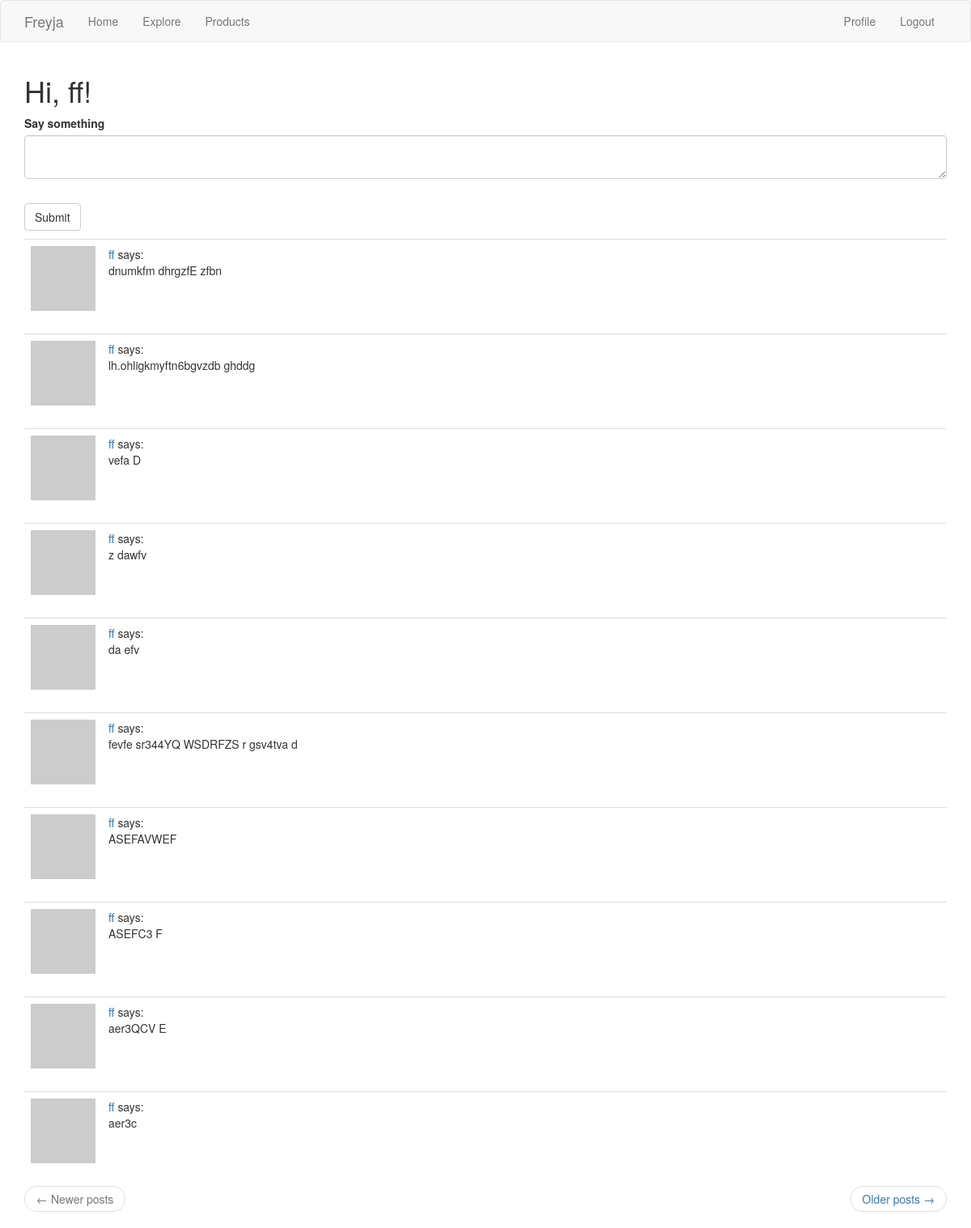
The app's page /index (signed in) with its own data.
### app/models.py (models this page shows, shortened)
class User(UserMixin, db.Model):
    id = db.Column(db.Integer, primary_key=True)
    username = db.Column(db.String(64), index=True, unique=True)
    customername = db.Column(db.String(255), index=True)
    lastname = db.Column(db.String(255), index=True)
    middlename = db.Column(db.String(255))
    firstname = db.Column(db.String(255), index=True)
    email = db.Column(db.String(120), index=True, unique=True)
    password_hash = db.Column(db.String(128))
    about_me = db.Column(db.String(255))
    last_seen = db.Column(db.DateTime, default=datetime.utcnow)
    address = db.Column(db.String(255), index=True)
    city = db.Column(db.String(255), index=True)
    postalcode = db.Column(db.String(255), index=True)
    country = db.Column(db.String(255), index=True)
    orders = db.relationship('Order', backref='customer', lazy='dynamic')
    posts = db.relationship('Post', backref='author', lazy='dynamic')
    followed = db.relationship(
        'User', secondary=followers,
        primaryjoin=(followers.c.follower_id == id),
        secondaryjoin=(followers.c.followed_id == id),
        backref=db.backref('followers', lazy='dynamic'), lazy='dynamic')
    def avatar(self, size):
        digest = md5(self.email.lower().encode('utf-8')).hexdigest()
        return 'https://www.gravatar.com/avatar/{}?d=identicon&s={}'.format(
            digest, size)
    def followed_posts(self):
        followed = Post.query.join(
            followers, (followers.c.followed_id == Post.user_id)).filter(
                followers.c.follower_id == self.id)
        own = Post.query.filter_by(user_id=self.id)
        return followed.union(own).order_by(Post.timestamp.desc())

class Post(db.Model):
    body = db.Column(db.String(140))
    id = db.Column(db.Integer, primary_key=True)
    timestamp = db.Column(db.DateTime, index=True, default=datetime.utcnow)
    user_id = db.Column(db.Integer, db.ForeignKey('user.id'))

### app/routes.py (the view)
@app.route('/', methods=['GET', 'POST'])
@app.route('/index', methods=['GET', 'POST'])
@login_required
def index():
    form = PostForm()
    if form.validate_on_submit():
        post = Post(body=form.post.data, author=current_user)
        db.session.add(post)
        db.session.commit()
        flash('Your post is now live!')
        return redirect(url_for('index'))
    page = request.args.get('page', 1, type=int)
    posts = current_user.followed_posts().paginate(
        page, app.config['POSTS_PER_PAGE'], False)
    next_url = url_for('index', page=posts.next_num) \
        if posts.has_next else None
    prev_url = url_for('index', page=posts.prev_num) \
        if posts.has_prev else None
    return render_template('index.html', title='Home', form=form,
                           posts=posts.items, next_url=next_url,
                           prev_url=prev_url)

### app/forms.py
class PostForm(FlaskForm):
    post = TextAreaField('Say something', validators=[
        DataRequired(), Length(min=1, max=140)])
    submit = SubmitField('Submit')

### app/models.py (called while the page is built)
@login.user_loader
def load_user(id):
    return User.query.get(int(id))

### app/routes.py (called while the page is built)
@app.before_request
def before_request():
    if current_user.is_authenticated:
        current_user.last_seen = datetime.utcnow()
        db.session.commit()

### app/templates/index.html (shortened to what this page needs)
{% extends "base.html" %}
{% block app_content %}
    <h1>Hi, {{ current_user.username }}!</h1>
    {% if form %}
    <form action="" method="post">
        <p>
            {{ form.post.label }}<br>
            {{ form.post(class="form-control") }}<br>
        </p>
        <p>{{ form.submit(class="btn btn-default") }}</p>
    </form>
    {% endif %}
    {% for post in posts %}
        {% include '_post.html' %}
    {% endfor %}
    <nav aria-label="...">
        <ul class="pager">
            <li class="previous{% if not prev_url %} disabled{% endif %}">
                <a href="{{ prev_url or '#' }}">
                    <span aria-hidden="true">&larr;</span> Newer posts
                </a>
            </li>
            <li class="next{% if not next_url %} disabled{% endif %}">
                <a href="{{ next_url or '#' }}">
                    Older posts <span aria-hidden="true">&rarr;</span>
                </a>
            </li>
        </ul>
    </nav>
{% endblock %}

### app/templates/base.html (shortened to what this page needs)
{% extends 'bootstrap/base.html' %}
{% block styles %}
{{super()}}
  <link rel="stylesheet" href="{{url_for('static', filename='mystyles.css')}}">
{% endblock %}
{% block navbar %}
    <nav class="navbar navbar-default">
      <div class="container">
            <div class="navbar-header">
                <a class="navbar-brand" href="{{ url_for('index') }}">Freyja</a>
            </div>
            <div class="collapse navbar-collapse" id="bs-example-navbar-collapse-1">
                <ul class="nav navbar-nav">
                    <li><a href="{{ url_for('index') }}">Home</a></li>
                    <li><a href="{{ url_for('explore') }}">Explore</a></li>
                    <li><a href="{{ url_for('products') }}">Products</a></li>
                </ul>
                <ul class="nav navbar-nav navbar-right">
                    {% if current_user.is_anonymous %}
                    <li><a href="{{ url_for('login') }}">Login</a></li>
                    {% else %}
                    <li><a href="{{ url_for('user', username=current_user.username) }}">Profile</a></li>
                    <li><a href="{{ url_for('logout') }}">Logout</a></li>
                    {% endif %}
                </ul>
            </div>
        </div>
    </nav>
{% endblock %}
{% block content %}
    <div class="container">
        {% block app_content %}{% endblock %}
    </div>
{% endblock %}

### app/templates/_post.html
<table class="table table-hover">
    <tr>
        <td width="70px">
            <a href="{{ url_for('user', username=post.author.username) }}">
                <img src="{{ post.author.avatar(70) }}" />
            </a>
        </td>
        <td>
            <a href="{{ url_for('user', username=post.author.username) }}">
                {{ post.author.username }}
            </a>
            says:
            <br>
            {{ post.body }}
        </td>
    </tr>
</table>

### records on screen
User: username "ff"
Post: author.username "ff", body "dnumkfm dhrgzfE zfbn"
Post: author.username "ff", body "lh.ohligkmyftn6bgvzdb ghddg"
Post: author.username "ff", body "vefa D"
Post: author.username "ff", body "z dawfv"
Post: author.username "ff", body "da efv"
Post: author.username "ff", body "fevfe sr344YQ WSDRFZS r gsv4tva d"
Post: author.username "ff", body "ASEFAVWEF"
Post: author.username "ff", body "ASEFC3 F"
Post: author.username "ff", body "aer3QCV E"
Post: author.username "ff", body "aer3c"
